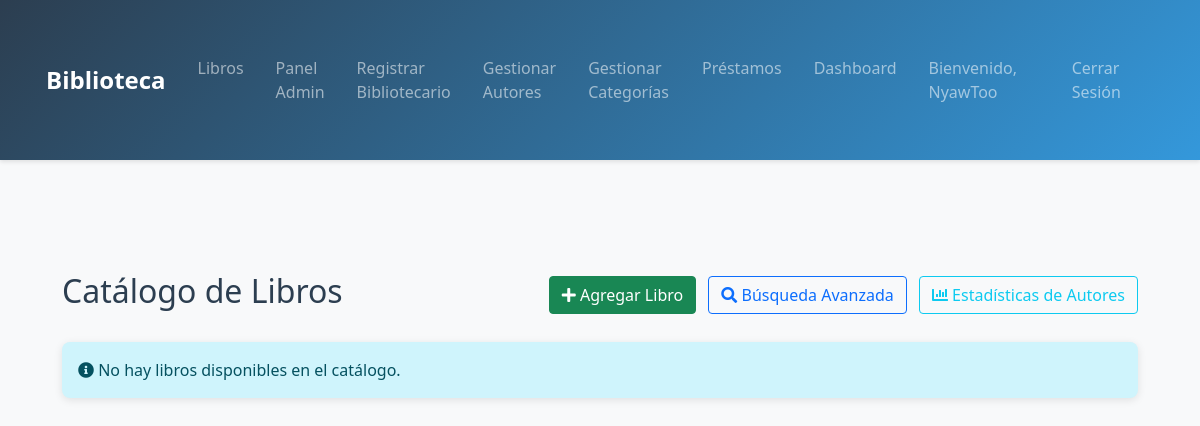
/libros/ (signed in), run on an earlier commit of the app's database.
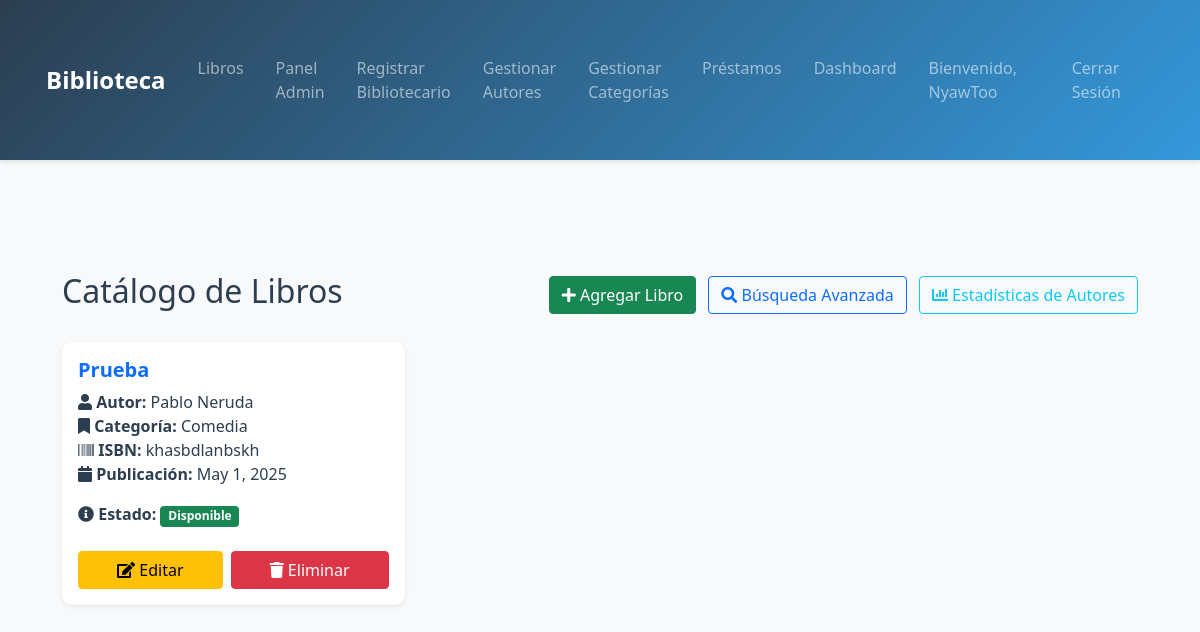
And on a later commit of the database.
### libros/models.py (models this page shows, shortened)
class Libro(models.Model):
    ESTADO_CHOICES = [
        ('DISPONIBLE', 'Disponible'),
        ('PRESTADO', 'Prestado'),
        ('RESERVADO', 'Reservado'),
        ('NO_DISPONIBLE', 'No Disponible')
    ]
    titulo = models.CharField(max_length=200)
    autor = models.ForeignKey(Autor, on_delete=models.CASCADE, related_name='libros')
    categoria = models.ForeignKey(Categoria, on_delete=models.PROTECT, related_name='libros')
    isbn = models.CharField(max_length=13, unique=True)
    fecha_publicacion = models.DateField()
    estado = models.CharField(max_length=20, choices=ESTADO_CHOICES, default='DISPONIBLE')
    descripcion = models.TextField(default='Sin descripción')
    imagen = models.ImageField(upload_to='libros/', null=True, blank=True)
    imagen_url = models.URLField(
        max_length=500,
        default='https://media.istockphoto.com/id/1415203156/es/vector/página-de-error-icono-vectorial-de-página-no-encontrada-en-el-diseño-de-estilo-de-línea.jpg?s=612x612&w=0&k=20&c=nss_aWPtTb0hpc4oiGfFs_PGfihrNwVX06wxkWVkBfQ=',
        null=True,
        blank=True
    )
    fecha_creacion = models.DateTimeField(default=timezone.now)
    fecha_actualizacion = models.DateTimeField(auto_now=True)
    class Meta:
        ordering = ['titulo']

class Autor(models.Model):
    NACIONALIDADES = [
        ('AR', 'Argentina'),
        ('BO', 'Bolivia'),
        ('BR', 'Brasil'),
        ('CL', 'Chile'),
        ('CO', 'Colombia'),
        ('EC', 'Ecuador'),
        ('ES', 'España'),
        ('MX', 'México'),
        ('PE', 'Perú'),
        ('PY', 'Paraguay'),
        ('UY', 'Uruguay'),
        ('VE', 'Venezuela'),
        ('OT', 'Otra')
    ]
    nombre = models.CharField(max_length=100)
    apellido = models.CharField(max_length=100)
    nacionalidad = models.CharField(max_length=2, choices=NACIONALIDADES, default='OT')
    biografia = models.TextField(blank=True)
    def __str__(self):
        return f"{self.nombre} {self.apellido}"
    class Meta:
        ordering = ['apellido', 'nombre']

class Categoria(models.Model):
    nombre = models.CharField(max_length=50)
    descripcion = models.TextField(blank=True)
    def __str__(self):
        return self.nombre

### libros/views.py (the view)
# urls.py: path('', views.lista_libros, name='lista_libros'),
@login_required
def lista_libros(request):
    libros = Libro.objects.all().order_by('-fecha_creacion')
    return render(request, 'libros/lista_libros.html', {'libros': libros})

### libros/templates/libros/lista_libros.html (shortened to what this page needs)
{% extends 'base.html' %}
{% block content %}
<div class="container mt-4">
    <div class="d-flex justify-content-between align-items-center mb-4">
        <h2>Catálogo de Libros</h2>
        <div>
            {% if user.is_staff %}
            <a href="{% url 'crear_libro' %}" class="btn btn-success">
                <i class="fas fa-plus"></i> Agregar Libro
            </a>
            {% endif %}
            <a href="{% url 'buscar_libros' %}" class="btn btn-outline-primary ms-2">
                <i class="fas fa-search"></i> Búsqueda Avanzada
            </a>
            <a href="{% url 'autores_mas_libros' %}" class="btn btn-outline-info ms-2">
                <i class="fas fa-chart-bar"></i> Estadísticas de Autores
            </a>
        </div>
    </div>
    <div class="row">
        {% if libros %}
            {% for libro in libros %}
            <div class="col-md-4 mb-4">
                <div class="card h-100 shadow-sm">
                    <div class="card-body">
                        <h5 class="card-title text-primary">{{ libro.titulo }}</h5>
                        <div class="card-text">
                            <p>
                                <strong><i class="fas fa-user"></i> Autor:</strong> {{ libro.autor }}<br>
                                <strong><i class="fas fa-bookmark"></i> Categoría:</strong> {{ libro.categoria }}<br>
                                <strong><i class="fas fa-barcode"></i> ISBN:</strong> {{ libro.isbn }}<br>
                                <strong><i class="fas fa-calendar"></i> Publicación:</strong> {{ libro.fecha_publicacion }}
                            </p>
                            <div class="mt-2">
                                <strong><i class="fas fa-info-circle"></i> Estado:</strong>
                                {% if libro.estado == 'DISPONIBLE' %}
                                    <span class="badge bg-success">Disponible</span>
                                {% elif libro.estado == 'PRESTADO' %}
                                    <span class="badge bg-warning text-dark">Prestado</span>
                                {% elif libro.estado == 'RESERVADO' %}
                                    <span class="badge bg-info">Reservado</span>
                                {% else %}
                                    <span class="badge bg-danger">No Disponible</span>
                                {% endif %}
                            </div>
                        </div>
                    </div>
                    <div class="card-footer bg-transparent border-top-0">
                        {% if user.is_staff %}
                        <div class="d-flex gap-2 mb-2">
                            <a href="{% url 'editar_libro' libro.id %}" class="btn btn-warning flex-grow-1">
                                <i class="fas fa-edit"></i> Editar
                            </a>
                            <a href="{% url 'eliminar_libro' libro.id %}" class="btn btn-danger flex-grow-1">
                                <i class="fas fa-trash"></i> Eliminar
                            </a>
                        </div>
                        {% elif not user.is_authenticated %}
                        <div class="alert alert-info mb-0 text-center">
                            <small>Inicia sesión para solicitar préstamos</small>
                        </div>
                        {% endif %}
                    </div>
                </div>
            </div>
            {% endfor %}
        {% else %}
            <div class="col-12">
                <div class="alert alert-info">
                    <i class="fas fa-info-circle"></i> No hay libros disponibles en el catálogo.
                </div>
            </div>
        {% endif %}
    </div>
</div>
{% endblock %}

What changed in the data, as far as the page shows it:
added Libro: titulo "Prueba", autor "Pablo Neruda", categoria "Comedia", isbn "khasbdlanbskh", fecha_publicacion "May 1, 2025", estado "Disponible"
Also different on the page:
text no longer shown: "No hay libros disponibles en el catálogo."
